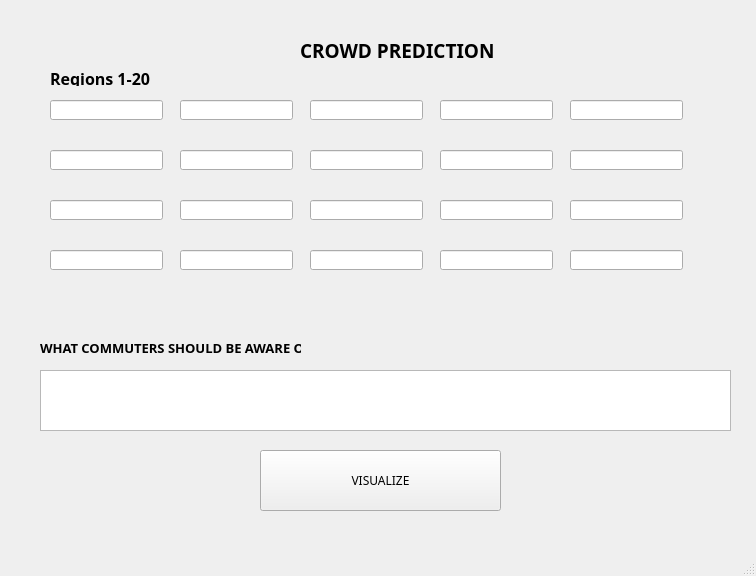
<?xml version="1.0" encoding="UTF-8"?>
<ui version="4.0">
 <class>MainWindow</class>
 <widget class="QMainWindow" name="MainWindow">
  <property name="geometry">
   <rect>
    <x>0</x>
    <y>0</y>
    <width>756</width>
    <height>576</height>
   </rect>
  </property>
  <property name="windowTitle">
   <string>MainWindow</string>
  </property>
  <widget class="QWidget" name="centralwidget">
   <widget class="QLabel" name="label">
    <property name="geometry">
     <rect>
      <x>300</x>
      <y>40</y>
      <width>421</width>
      <height>20</height>
     </rect>
    </property>
    <property name="font">
     <font>
      <family>Berlin Sans FB Demi</family>
      <pointsize>14</pointsize>
      <weight>75</weight>
      <bold>true</bold>
     </font>
    </property>
    <property name="text">
     <string>CROWD PREDICTION</string>
    </property>
   </widget>
   <widget class="QTextEdit" name="sentence">
    <property name="geometry">
     <rect>
      <x>40</x>
      <y>370</y>
      <width>691</width>
      <height>61</height>
     </rect>
    </property>
    <property name="html">
     <string>&lt;!DOCTYPE HTML PUBLIC &quot;-//W3C//DTD HTML 4.0//EN&quot; &quot;http://www.w3.org/TR/REC-html40/strict.dtd&quot;&gt;
&lt;html&gt;&lt;head&gt;&lt;meta name=&quot;qrichtext&quot; content=&quot;1&quot; /&gt;&lt;style type=&quot;text/css&quot;&gt;
p, li { white-space: pre-wrap; }
&lt;/style&gt;&lt;/head&gt;&lt;body style=&quot; font-family:'MS Shell Dlg 2'; font-size:8.25pt; font-weight:400; font-style:normal;&quot;&gt;
&lt;p style=&quot;-qt-paragraph-type:empty; margin-top:0px; margin-bottom:0px; margin-left:0px; margin-right:0px; -qt-block-indent:0; text-indent:0px;&quot;&gt;&lt;br /&gt;&lt;/p&gt;&lt;/body&gt;&lt;/html&gt;</string>
    </property>
   </widget>
   <widget class="QPushButton" name="pushButton">
    <property name="geometry">
     <rect>
      <x>260</x>
      <y>450</y>
      <width>241</width>
      <height>61</height>
     </rect>
    </property>
    <property name="font">
     <font>
      <family>Britannic Bold</family>
     </font>
    </property>
    <property name="text">
     <string>VISUALIZE</string>
    </property>
   </widget>
   <widget class="QLineEdit" name="prediction1">
    <property name="geometry">
     <rect>
      <x>50</x>
      <y>100</y>
      <width>113</width>
      <height>20</height>
     </rect>
    </property>
   </widget>
   <widget class="QLineEdit" name="prediction2">
    <property name="geometry">
     <rect>
      <x>180</x>
      <y>100</y>
      <width>113</width>
      <height>20</height>
     </rect>
    </property>
   </widget>
   <widget class="QLineEdit" name="prediction3">
    <property name="geometry">
     <rect>
      <x>310</x>
      <y>100</y>
      <width>113</width>
      <height>20</height>
     </rect>
    </property>
   </widget>
   <widget class="QLineEdit" name="prediction4">
    <property name="geometry">
     <rect>
      <x>440</x>
      <y>100</y>
      <width>113</width>
      <height>20</height>
     </rect>
    </property>
   </widget>
   <widget class="QLineEdit" name="prediction5">
    <property name="geometry">
     <rect>
      <x>570</x>
      <y>100</y>
      <width>113</width>
      <height>20</height>
     </rect>
    </property>
   </widget>
   <widget class="QLineEdit" name="prediction6">
    <property name="geometry">
     <rect>
      <x>50</x>
      <y>150</y>
      <width>113</width>
      <height>20</height>
     </rect>
    </property>
   </widget>
   <widget class="QLineEdit" name="prediction7">
    <property name="geometry">
     <rect>
      <x>180</x>
      <y>150</y>
      <width>113</width>
      <height>20</height>
     </rect>
    </property>
   </widget>
   <widget class="QLineEdit" name="prediction8">
    <property name="geometry">
     <rect>
      <x>310</x>
      <y>150</y>
      <width>113</width>
      <height>20</height>
     </rect>
    </property>
   </widget>
   <widget class="QLineEdit" name="prediction9">
    <property name="geometry">
     <rect>
      <x>440</x>
      <y>150</y>
      <width>113</width>
      <height>20</height>
     </rect>
    </property>
   </widget>
   <widget class="QLineEdit" name="prediction10">
    <property name="geometry">
     <rect>
      <x>570</x>
      <y>150</y>
      <width>113</width>
      <height>20</height>
     </rect>
    </property>
   </widget>
   <widget class="QLineEdit" name="prediction11">
    <property name="geometry">
     <rect>
      <x>50</x>
      <y>200</y>
      <width>113</width>
      <height>20</height>
     </rect>
    </property>
   </widget>
   <widget class="QLineEdit" name="prediction12">
    <property name="geometry">
     <rect>
      <x>180</x>
      <y>200</y>
      <width>113</width>
      <height>20</height>
     </rect>
    </property>
   </widget>
   <widget class="QLineEdit" name="prediction13">
    <property name="geometry">
     <rect>
      <x>310</x>
      <y>200</y>
      <width>113</width>
      <height>20</height>
     </rect>
    </property>
   </widget>
   <widget class="QLineEdit" name="prediction14">
    <property name="geometry">
     <rect>
      <x>440</x>
      <y>200</y>
      <width>113</width>
      <height>20</height>
     </rect>
    </property>
   </widget>
   <widget class="QLineEdit" name="prediction15">
    <property name="geometry">
     <rect>
      <x>570</x>
      <y>200</y>
      <width>113</width>
      <height>20</height>
     </rect>
    </property>
   </widget>
   <widget class="QLineEdit" name="prediction16">
    <property name="geometry">
     <rect>
      <x>50</x>
      <y>250</y>
      <width>113</width>
      <height>20</height>
     </rect>
    </property>
   </widget>
   <widget class="QLineEdit" name="prediction17">
    <property name="geometry">
     <rect>
      <x>180</x>
      <y>250</y>
      <width>113</width>
      <height>20</height>
     </rect>
    </property>
   </widget>
   <widget class="QLineEdit" name="prediction18">
    <property name="geometry">
     <rect>
      <x>310</x>
      <y>250</y>
      <width>113</width>
      <height>20</height>
     </rect>
    </property>
   </widget>
   <widget class="QLineEdit" name="prediction19">
    <property name="geometry">
     <rect>
      <x>440</x>
      <y>250</y>
      <width>113</width>
      <height>20</height>
     </rect>
    </property>
   </widget>
   <widget class="QLineEdit" name="prediction20">
    <property name="geometry">
     <rect>
      <x>570</x>
      <y>250</y>
      <width>113</width>
      <height>20</height>
     </rect>
    </property>
   </widget>
   <widget class="QLabel" name="label_2">
    <property name="geometry">
     <rect>
      <x>40</x>
      <y>340</y>
      <width>261</width>
      <height>16</height>
     </rect>
    </property>
    <property name="font">
     <font>
      <family>Berlin Sans FB Demi</family>
      <pointsize>10</pointsize>
      <weight>75</weight>
      <bold>true</bold>
     </font>
    </property>
    <property name="text">
     <string>WHAT COMMUTERS SHOULD BE AWARE OF</string>
    </property>
   </widget>
   <widget class="QLabel" name="label_3">
    <property name="geometry">
     <rect>
      <x>50</x>
      <y>70</y>
      <width>221</width>
      <height>16</height>
     </rect>
    </property>
    <property name="font">
     <font>
      <family>Berlin Sans FB</family>
      <pointsize>12</pointsize>
      <weight>75</weight>
      <bold>true</bold>
     </font>
    </property>
    <property name="text">
     <string>Regions 1-20</string>
    </property>
   </widget>
  </widget>
  <widget class="QMenuBar" name="menubar">
   <property name="geometry">
    <rect>
     <x>0</x>
     <y>0</y>
     <width>756</width>
     <height>21</height>
    </rect>
   </property>
  </widget>
  <widget class="QStatusBar" name="statusbar"/>
 </widget>
 <resources/>
 <connections/>
</ui>
